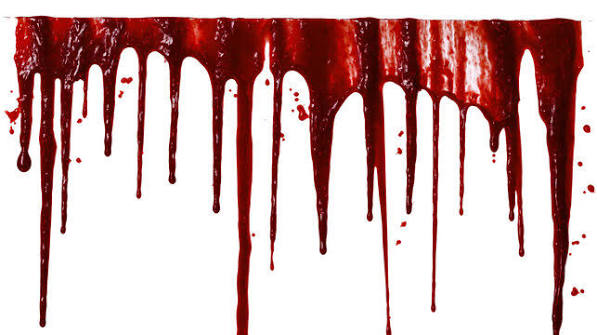
#> input picture raw-assets/blood_drips_source.png, 597 x 335 px
$ python make_blood_drip.py ../raw-assets/blood_drips_source.png out.png
#> lines starting #> are read from the running program, lines starting #| are printed output that depends on the picture
"""Cuts the blood-drip photo off its white background (un-premultiplying the
colour, so thin runs and soft edges stay translucent instead of pink) and
saves a strip for the top edge of the survival-note card.
usage: python3 tools/make_blood_drip.py raw-assets/blood_drips_source.png assets/graphics/blood_drip.png"""
import sys
from PIL import Image

src = Image.open(sys.argv[1]).convert('RGB')
#> src is the input picture: PIL image 597x335 RGB; mean R, G, B 208.7, 177.9, 177.2
W, H = src.size
#> W = 597; H = 335
out = Image.new('RGBA', (W, H))
#> out: PIL image 597x335 RGBA; every value is 0
sp, op = src.load(), out.load()
for y in range(H):
    for x in range(W):
        r, g, b = sp[x, y]
        a = (255 - min(g, b)) / 255.0            # how far from white (blood keeps red, loses green/blue)
        a = max(0.0, min(1.0, (a - 0.06) / 0.94))  # drop the faint grey haze of the paper
        if a <= 0: op[x, y] = (0, 0, 0, 0); continue
        un = lambda c: int(max(0, min(255, (c - (1 - a) * 255) / a)))
        op[x, y] = (un(r), un(g), un(b), int(a * 255))
# Trim the empty margins, then scale to the card's width
bbox = out.getbbox()
#> bbox = (1, 15, 596, 335)
out = out.crop(bbox)
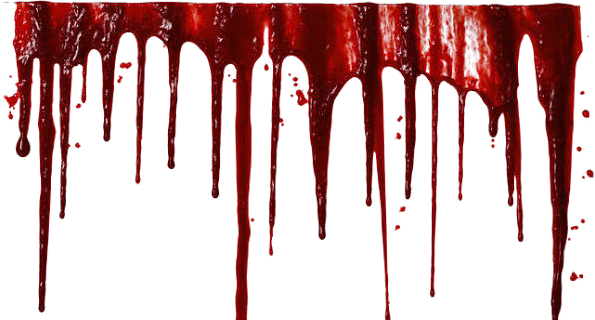
#> out: PIL image 595x320 RGBA; mean R, G, B, A 40.1, 1.4, 0.7, 80.7; transparent parts drawn white
target_w = 360
out = out.resize((target_w, int(out.height * target_w / out.width)), Image.LANCZOS)
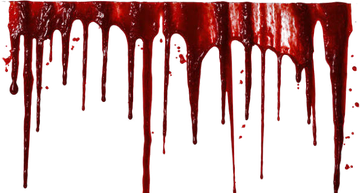
#> out: PIL image 360x193 RGBA; mean R, G, B, A 48.2, 1.5, 0.9, 80.8; transparent parts drawn white
out.save(sys.argv[2])
print('wrote', sys.argv[2], out.size)
#| wrote out.png (360, 193)
